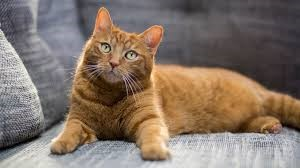
#> input picture cat(1).jpg, 300 x 168 px
$ python photo_editor.py
#> lines starting #> are read from the running program, lines starting #| are printed output that depends on the picture
#> the answer given: cat(1).jpg
import cv2
import numpy as np
import matplotlib.pyplot as plt
import os

history_stack = []
history_log = []

def load_image(path):
#> called with path = 'cat(1).jpg'
    img = cv2.imread(path)
#> img is the input picture: shape (168, 300, 3); mean B, G, R 104.2, 116.2, 131.9
    if img is None:
        raise FileNotFoundError("Image not found.")
    history_stack.clear()
    history_log.clear()
    history_stack.append(img.copy())
    return img

def show_preview(original, modified, title="Preview"):
    fig, ax = plt.subplots(1, 2, figsize=(10, 5))
    ax[0].imshow(cv2.cvtColor(original, cv2.COLOR_BGR2RGB))
    ax[0].set_title("Original")
    ax[0].axis('off')
    ax[1].imshow(cv2.cvtColor(modified, cv2.COLOR_BGR2RGB))
    ax[1].set_title("Modified")
    ax[1].axis('off')
    plt.suptitle(title)
    plt.show()

def adjust_brightness(img, value):
    modified = cv2.convertScaleAbs(img, alpha=1, beta=value)
    history_stack.append(modified.copy())
    history_log.append(f"brightness {value:+}")
    return modified

# [53 lines left out: functions adjust_contrast, convert_grayscale, add_padding, apply_threshold, blend_with_another, undo and 1 more, not called in this run]

def run_editor():

    while True:
        path = input("Enter path to image: ").strip()
        try:
            img = load_image(path)
            print("\nImage loaded successfully.\n")
            break
        except FileNotFoundError:
            print("Invalid path. Please try again.")
    print("\nImage loaded successfully.\n")

    while True:
        print("\n==== Mini Photo Editor ====")
        print("1. Adjust Brightness")
        print("2. Adjust Contrast")
        print("3. Convert to Grayscale")
        print("4. Add Padding")
        print("5. Apply Thresholding")
        print("6. Blend with Another Image")
        print("7. Undo Last Operation")
        print("8. View History")
        print("9. Save and Exit")

        choice = input("Select an option (1-9): ").strip()
#> the answer given: 1

        if choice == '1':
            val = int(input("Brightness value (-100 to 100): "))
#> the answer given: 3
            new_img = adjust_brightness(history_stack[-1], val)
        elif choice == '2':
            alpha = float(input("Contrast factor (e.g., 1.5): "))
            new_img = adjust_contrast(history_stack[-1], alpha)
        elif choice == '3':
            new_img = convert_grayscale(history_stack[-1])
        elif choice == '4':
            print("Padding types: constant, reflect, replicate")
            t = int(input("Top padding: "))
            b = int(input("Bottom padding: "))
            l = int(input("Left padding: "))
            r = int(input("Right padding: "))
            btype = input("Border type: ")
            new_img = add_padding(history_stack[-1], t, b, l, r, btype)
        elif choice == '5':
            m = input("Threshold method (binary/inverse): ").strip()
            new_img = apply_threshold(history_stack[-1], m)
        elif choice == '6':
            p2 = input("Path to second image: ")
            a = float(input("Alpha value (0 to 1): "))
            new_img = blend_with_another(history_stack[-1], p2, a)
        elif choice == '7':
            new_img = undo()
        elif choice == '8':
            view_history()
            while input("\nPress 0 to return to the main menu: ").strip() != '0':
                print("Invalid input. Press 0 to return.")
            continue
        elif choice == '9':
            filename = input("Enter filename to save (e.g., result.jpg): ")
            cv2.imwrite(filename, history_stack[-1])
            print(f"Image saved as {filename}")
            break
        else:
            print("Invalid option.")
            continue

        show_preview(img, new_img)
#> in show_preview, `plt.show()`:
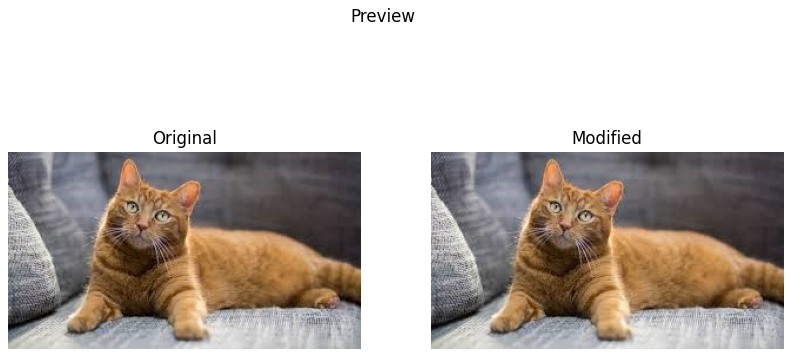
#> figure drawn by matplotlib, 2 panels
        img = new_img

#> (the run stopped early here; a loop or call above may not have finished)
